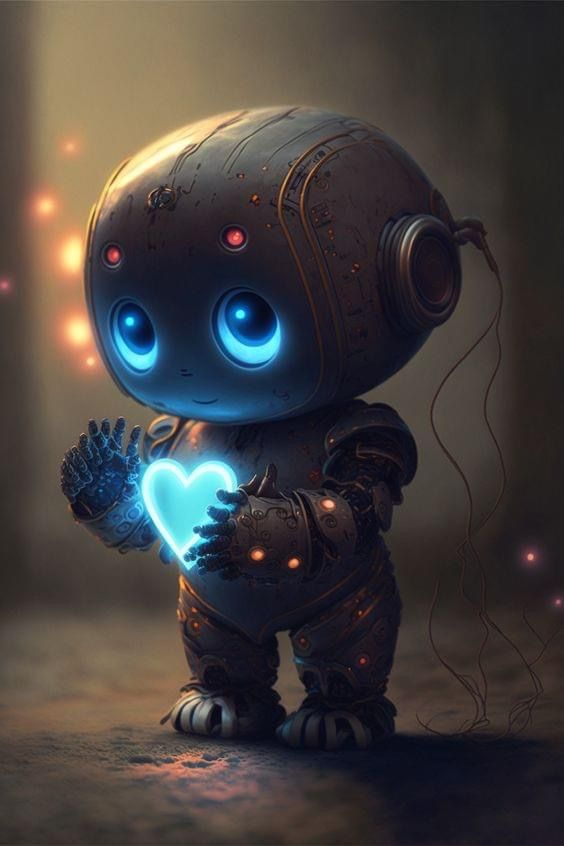
#> input picture sec_7/robot.jpg, 564 x 846 px
$ python img_manipulation.py
#> lines starting #> are read from the running program, lines starting #| are printed output that depends on the picture
from PIL import Image


img = Image.open('robot.jpg')
#> img is the input picture: PIL image 564x846 RGB; mean R, G, B 69, 63.9, 62.4

flipped_lr = img.transpose(Image.FLIP_LEFT_RIGHT)
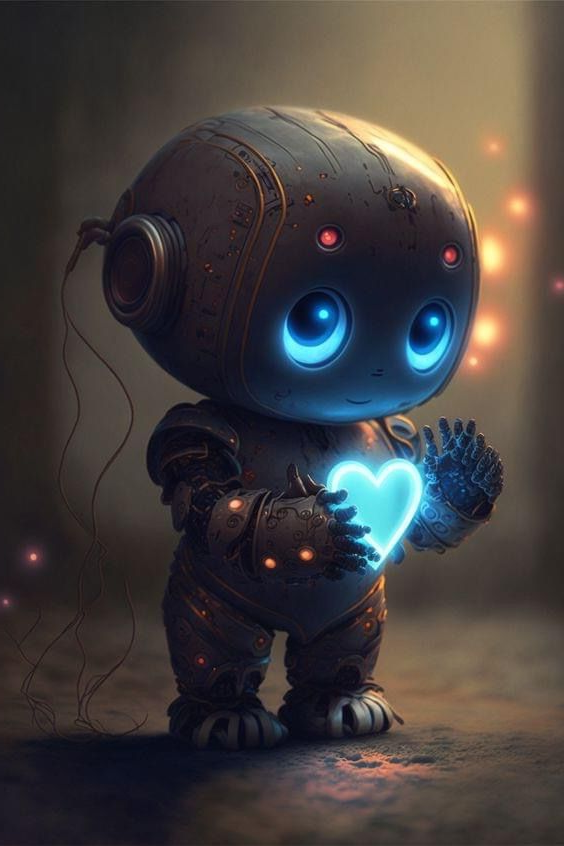
#> flipped_lr: PIL image 564x846 RGB; mean R, G, B 69, 63.9, 62.4


flipped_tb = img.transpose(Image.FLIP_TOP_BOTTOM)
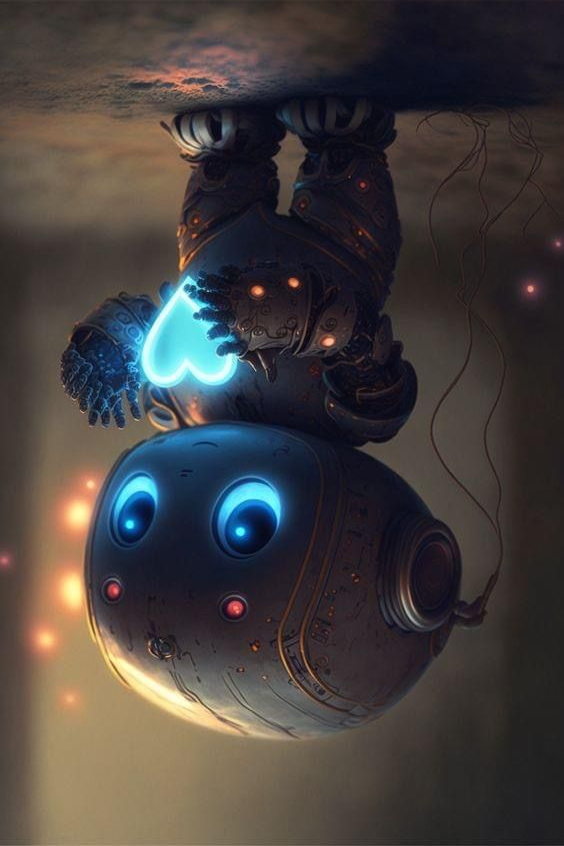
#> flipped_tb: PIL image 564x846 RGB; mean R, G, B 69, 63.9, 62.4


rotated_90 = img.transpose(Image.ROTATE_90)
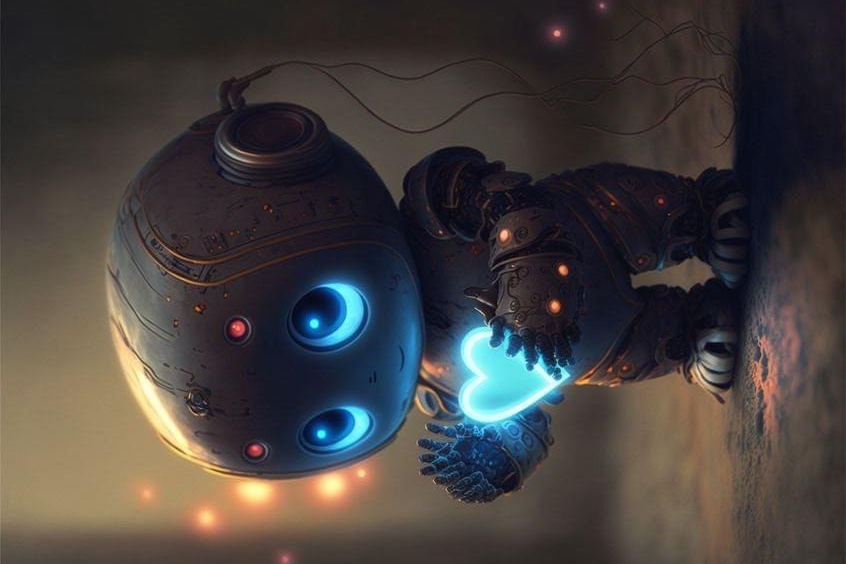
#> rotated_90: PIL image 846x564 RGB; mean R, G, B 69, 63.9, 62.4


rotated_180 = img.transpose(Image.ROTATE_180)
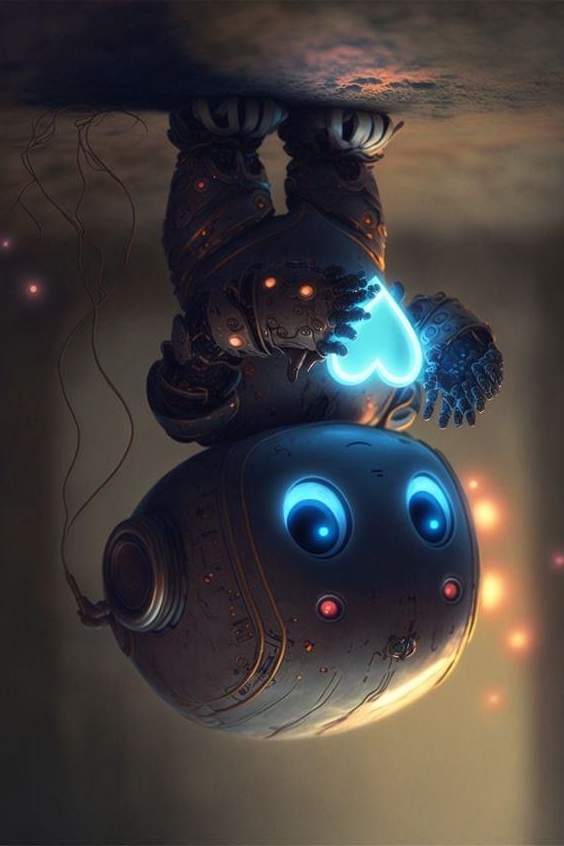
#> rotated_180: PIL image 564x846 RGB; mean R, G, B 69, 63.9, 62.4


transposed = img.transpose(Image.TRANSPOSE)
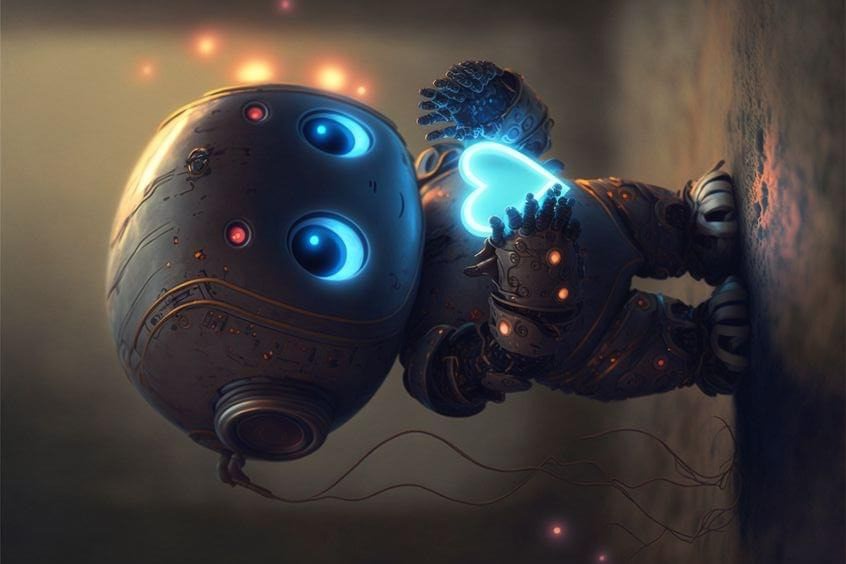
#> transposed: PIL image 846x564 RGB; mean R, G, B 69, 63.9, 62.4


transposed.save('output.jpg')


im = Image.open("robot.jpg")

rgb_im = im.convert('RGB')
rgb_im.save('robot_new.jpg')
print("Image saved successfully ...")


im = Image.open(r"robot.jpg")


width, height = im.size
#> width = 564; height = 846


left = 5
top = height / 4
#> top = 211.5
right = 164
bottom = 3 * height / 4
#> bottom = 634.5


im1 = im.crop((left, top, right, bottom))
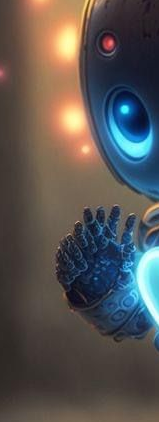
#> im1: PIL image 159x422 RGB; mean R, G, B 87.1, 83.6, 82.1


im1.show()
